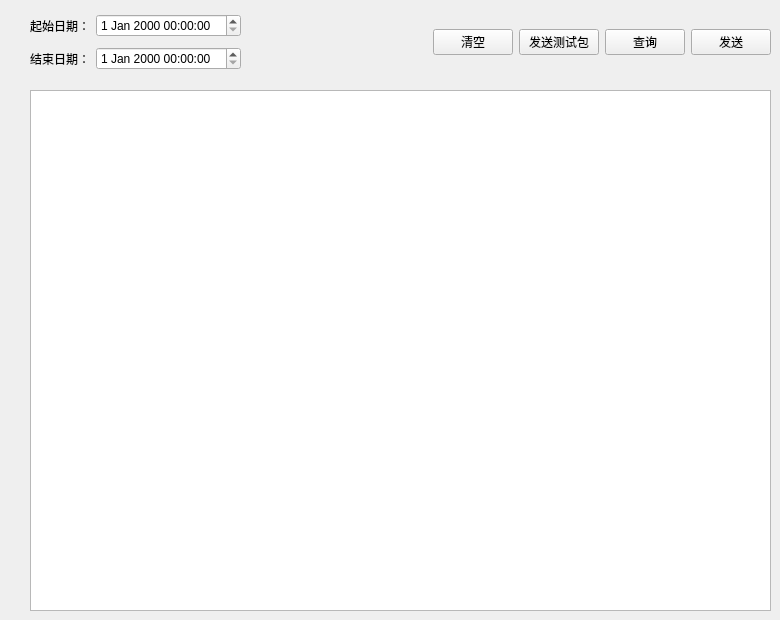
    <widget class="QWidget" name="page_3">
     <widget class="QWidget" name="layoutWidget">
      <property name="geometry">
       <rect>
        <x>30</x>
        <y>10</y>
        <width>741</width>
        <height>65</height>
       </rect>
      </property>
      <layout class="QHBoxLayout" name="horizontalLayout_87">
       <item>
        <layout class="QVBoxLayout" name="verticalLayout_43">
         <item>
          <layout class="QHBoxLayout" name="horizontalLayout_84">
           <item>
            <widget class="QLabel" name="label_82">
             <property name="text">
              <string>起始日期：</string>
             </property>
            </widget>
           </item>
           <item>
            <widget class="QDateTimeEdit" name="dateTimeEdit_BFS"/>
           </item>
          </layout>
         </item>
         <item>
          <layout class="QHBoxLayout" name="horizontalLayout_85">
           <item>
            <widget class="QLabel" name="label_83">
             <property name="text">
              <string>结束日期：</string>
             </property>
            </widget>
           </item>
           <item>
            <widget class="QDateTimeEdit" name="dateTimeEdit_BFE"/>
           </item>
          </layout>
         </item>
        </layout>
       </item>
       <item>
        <layout class="QHBoxLayout" name="horizontalLayout_86">
         <item>
          <spacer name="horizontalSpacer_105">
           <property name="orientation">
            <enum>Qt::Horizontal</enum>
           </property>
           <property name="sizeHint" stdset="0">
            <size>
             <width>40</width>
             <height>20</height>
            </size>
           </property>
          </spacer>
         </item>
         <item>
          <widget class="QPushButton" name="pushButton_56">
           <property name="text">
            <string>清空</string>
           </property>
          </widget>
         </item>
         <item>
          <widget class="QPushButton" name="pushButton_55">
           <property name="text">
            <string>发送测试包</string>
           </property>
          </widget>
         </item>
         <item>
          <widget class="QPushButton" name="pushButton_4">
           <property name="text">
            <string>查询</string>
           </property>
          </widget>
         </item>
         <item>
          <widget class="QPushButton" name="pushButton_3">
           <property name="text">
            <string>发送</string>
           </property>
          </widget>
         </item>
        </layout>
       </item>
      </layout>
     </widget>
     <widget class="QTextBrowser" name="textBrowserBF">
      <property name="geometry">
       <rect>
        <x>30</x>
        <y>90</y>
        <width>741</width>
        <height>521</height>
       </rect>
      </property>
     </widget>
    </widget>
